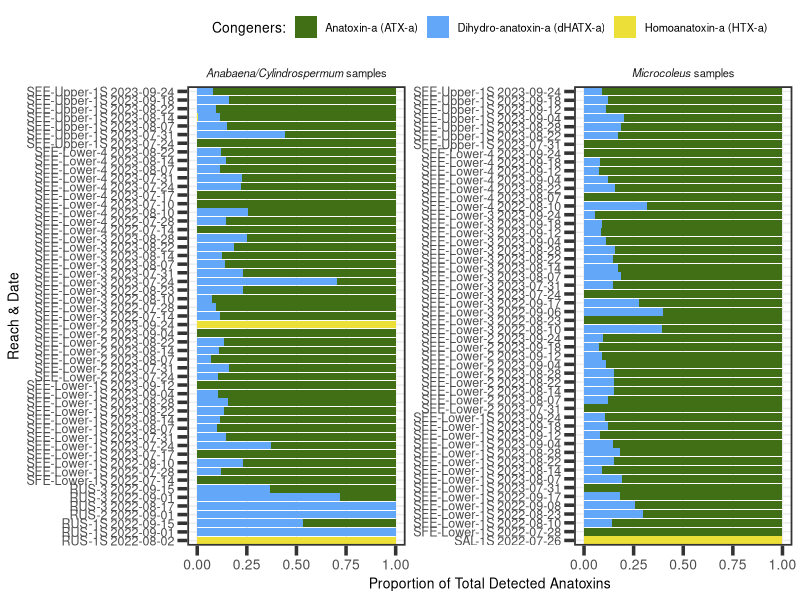
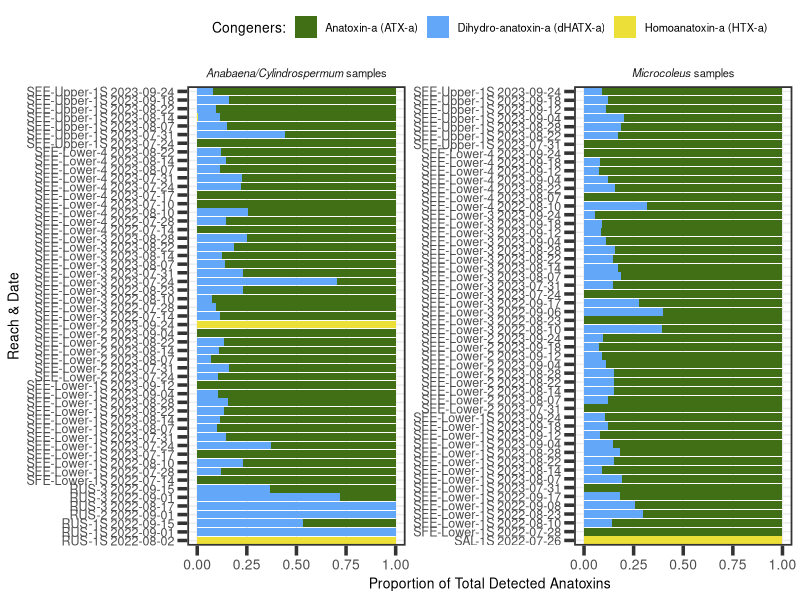

Here is the R script that generated these plots, in order: (Note: this script raises an error after producing the figures.)
#### Supplemental figures related to anatoxin concentrations
### Jordan Zabrecky
## last edited: 07.14.2025

# These figures show (1) the proportion of anatoxin congeners for each sample,
# (2) the difference between anatoxins normalized per organic matter vs. chl-a,
# (3) the difference in mat concentrations on our single day riffle experiment

#### (1) Loading libraries and anatoxins data ####

# loading libraries
lapply(c("tidyverse", "lubridate", "ggtext", "scales"), 
       require, character.only = T)

# loading anatoxins data
anatoxins <- read.csv("./data/field_and_lab/cyano_atx.csv")
riffle_exp <- read.csv("./data/field_and_lab/riffle_exp_atx.csv")

# use lubridate
anatoxins$field_date <- ymd(anatoxins$field_date)
anatoxins$year <- year(anatoxins$field_date)

# create character column that includes site, reach, and field date information
anatoxins <- anatoxins %>%
  # need to mutate to get new site reach name
  mutate(new_site_reach = case_when(site_reach == "SFE-M-1S" ~ "SFE-Lower-1S",
                                    site_reach == "SFE-M-2" ~ "SFE-Lower-2",
                                    site_reach == "SFE-M-3" ~ "SFE-Lower-3",
                                    site_reach == "SFE-M-4" ~ "SFE-Lower-4",
                                    site_reach == "SFE-SH-1S" ~ "SFE-Upper-1S",
                                    TRUE ~ site_reach)) %>% 
  mutate(site_reach_date = paste(new_site_reach, field_date, sep = " "))

# set universal theme for all plots
theme_set(theme_bw() + theme(legend.position = "top",
                             panel.grid.minor = element_blank(),
                             panel.border = element_rect(linewidth = 1.2), axis.ticks = element_line(linewidth = 1.2),
                             text = element_text(size = 10), axis.ticks.length=unit(.25, "cm"),
                             axis.text.y = element_text(size = 9), axis.text.x = element_text(size = 10)))

#### (2) Proportion of congeners ####

# pivot anatoxins data to be longer (will include triplicates)
anatoxins_long <- anatoxins %>% 
  pivot_longer(c(ATXa_ug_g:HTXa_ug_g), names_to = "congener",
               values_to = "ug_g") %>% 
  select(field_date, year, site_reach, site_reach_date, sample_type, congener, ug_g) %>% 
  # only care about samples with detections
  filter(ug_g > 0)

# figure for microcoleus samples
congener_fig <- ggplot(anatoxins_long, aes(fill = congener, y = site_reach_date, x = ug_g)) + 
  scale_fill_manual("Congeners:", labels = c("Anatoxin-a (ATX-a)", "Dihydro-anatoxin-a (dHATX-a)", "Homoanatoxin-a (HTX-a)"),
                    values = c("#416f16", "#62a7f8", "#ebdf38")) +
  geom_bar(position="fill", stat="identity") +
  facet_wrap(~sample_type, scales = "free", ncol = 2,
             labeller =  as_labeller(c(`TM` = "*Microcoleus* samples", 
                                       `TAC`= "*Anabaena/Cylindrospermum* samples"))) +
  labs(x = "Proportion of Total Detected Anatoxins", y = "Reach & Date") +
  theme(strip.background = element_blank()) + # get rid of gray background for facet title
  theme(strip.text = ggtext::element_markdown()) # to get only genus name italicized
congener_fig

# save figure
ggsave("./figures/sfig_atx_congeners_notfinal.tiff", dpi = 600, 
       width=18, height=22, unit="cm")

#### (2) Normalizing by OM vs. chl-a figure ####

# scale normalization to chl-a to match that of 
anatoxins_edit <- anatoxins %>% 
  mutate(ATX_all_ug_chla_mg = ATX_all_ug_chla_ug * 1000,
         ATX_all_ug_chla_mg_scaled = ATX_all_ug_chla_mg * 12)

# separate out TAC and TM
anatoxins_edit_long <- pivot_longer(anatoxins_edit, cols = c("ATX_all_ug_orgmat_g", 
                                                             "ATX_all_ug_chla_mg_scaled"),
                                    values_to = "values",
                                    names_to = "normalized_type") %>% 
  select(site_reach_date, sample_type, normalized_type, values) %>% 
  # only care about samples with detections
  filter(values > 0) 

# figure
normalize_fig <- ggplot(anatoxins_edit_long, aes(x = values, y = site_reach_date, 
                                            fill = normalized_type)) +
  geom_bar(position = "dodge", stat = "identity") +
  scale_x_continuous(expression(paste(mu, "g anatoxins per g OM"), sep = ""), 
                     trans = pseudo_log_trans(base = 10),
                     breaks = c(0, 5, 10, 25, 50, 100, 150, 250),
                     sec.axis = sec_axis(~.x/12, 
                                         name = expression(paste(mu, "g anatoxins per mg chl-a"), sep = ""),
                                         breaks = c(0, 1, 2.5, 5, 10, 20))) +
  scale_fill_manual(NULL, labels = c("anatoxins normalized to chl-a", "anatoxins normalized to OM"),
                    values = c("#ebdf38", "#62a7f8")) +
  facet_wrap(~sample_type, scales = "free_y",
             labeller =  as_labeller(c(`TM` = "*Microcoleus* samples", 
                                       `TAC`= "*Anabaena/Cylindrospermum* samples"))) +
  labs(y = "Reach & Date of Sample") +
  theme(strip.background = element_blank()) + # get rid of gray background for facet title
  theme(strip.text = element_blank()) + # to get only genus name italicized
  # old with label.. ggtext::element_markdown()
  #theme(strip.placement = "outside") + # move facet wrap title above y-values
  theme(axis.text.x = element_text(angle = 90, vjust = 0.5, hjust=1), # rotate numbers
        axis.text.y = element_text(size = 9)) # make sample reach & date smaller to fit
normalize_fig

# save figure
ggsave("./figures/sfig_atx_normalized_notfinal.tiff", dpi = 600, 
       width=18, height=22, unit="cm")

#### (3) Riffle experiment ####

# color palette
grad_palette <- c("#080f2b", "#002b50", "#004967", "#00677a", "#008788", "#00aa8a", 
                  "#00cc77", "#7fe95e", "#daff47")

# making figure
riffle_fig <- ggplot(data = riffle_exp, aes(y = ATXa_ug_g, x = dhATXa_ug_g)) +
  geom_point(aes(fill = site_reach), shape = 21, size = 6, alpha = 0.8, stroke = 1) +
  labs(x = expression(paste(mu, "g dhATX-a g"^-1, "dry weight")), 
       y = expression(paste(mu, "g ATX-a g"^-1, "dry weight"))) +
  scale_x_continuous(labels = label_number(accuracy = 0.01)) +
  scale_fill_manual(values = grad_palette) +
  theme(legend.title=element_blank(), axis.text.x = element_text(size = 12),
        axis.text.y = element_text(size = 12), legend.position = "top")
riffle_fig

# pair with photo in editing program
# also use scale from blue to yellow because I think when it goes back it overlaps some colors
# save figure; unsure about x and y axes at present
ggsave("./figures/sfig_atx_riffle_notfinal.tiff", dpi = 600, 
       width=9, height=9, unit="cm")
